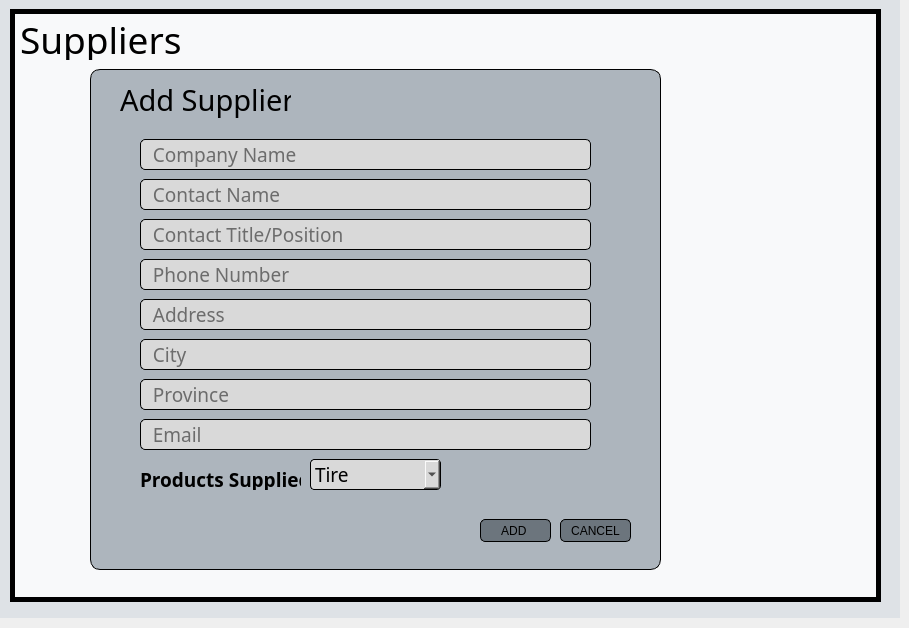
     <widget class="QWidget" name="supplierAddStackedWidget">
      <widget class="QWidget" name="widget_13" native="true">
       <property name="geometry">
        <rect>
         <x>0</x>
         <y>-1</y>
         <width>900</width>
         <height>619</height>
        </rect>
       </property>
       <property name="styleSheet">
        <string notr="true">background-color: rgb(222, 226, 230);</string>
       </property>
       <widget class="QWidget" name="widget_24" native="true">
        <property name="geometry">
         <rect>
          <x>10</x>
          <y>10</y>
          <width>871</width>
          <height>593</height>
         </rect>
        </property>
        <property name="styleSheet">
         <string notr="true">background-color: rgb(248, 249, 250);
border:5px solid  ;</string>
        </property>
        <widget class="QLabel" name="dashboardLabel_10">
         <property name="geometry">
          <rect>
           <x>10</x>
           <y>10</y>
           <width>181</width>
           <height>41</height>
          </rect>
         </property>
         <property name="font">
          <font>
           <family>Segoe UI Light</family>
           <pointsize>28</pointsize>
          </font>
         </property>
         <property name="styleSheet">
          <string notr="true">border:none;</string>
         </property>
         <property name="text">
          <string>Suppliers</string>
         </property>
        </widget>
        <widget class="QWidget" name="widget_25" native="true">
         <property name="geometry">
          <rect>
           <x>80</x>
           <y>60</y>
           <width>571</width>
           <height>501</height>
          </rect>
         </property>
         <property name="styleSheet">
          <string notr="true">QWidget{
background-color: rgb(173, 181, 189);
border-radius: 10px;
border: 1px solid black;
}</string>
         </property>
         <widget class="QLabel" name="dashboardLabel_11">
          <property name="geometry">
           <rect>
            <x>30</x>
            <y>10</y>
            <width>171</width>
            <height>41</height>
           </rect>
          </property>
          <property name="font">
           <font>
            <family>Segoe UI Light</family>
            <pointsize>22</pointsize>
            <weight>50</weight>
            <bold>false</bold>
           </font>
          </property>
          <property name="styleSheet">
           <string notr="true">border:none</string>
          </property>
          <property name="text">
           <string>Add Supplier</string>
          </property>
         </widget>
         <widget class="QFrame" name="frame_9">
          <property name="geometry">
           <rect>
            <x>40</x>
            <y>60</y>
            <width>471</width>
            <height>371</height>
           </rect>
          </property>
          <property name="styleSheet">
           <string notr="true">QFrame{
border:none
}
QLineEdit{
background:rgb(217, 217, 217);
border-radius: 5px;
}</string>
          </property>
          <property name="frameShape">
           <enum>QFrame::StyledPanel</enum>
          </property>
          <property name="frameShadow">
           <enum>QFrame::Raised</enum>
          </property>
          <widget class="QLineEdit" name="companyName">
           <property name="geometry">
            <rect>
             <x>10</x>
             <y>10</y>
             <width>451</width>
             <height>31</height>
            </rect>
           </property>
           <property name="font">
            <font>
             <family>Segoe UI Light</family>
             <pointsize>14</pointsize>
            </font>
           </property>
           <property name="placeholderText">
            <string>  Company Name</string>
           </property>
          </widget>
          <widget class="QLineEdit" name="contactName">
           <property name="geometry">
            <rect>
             <x>10</x>
             <y>50</y>
             <width>451</width>
             <height>31</height>
            </rect>
           </property>
           <property name="font">
            <font>
             <family>Segoe UI Light</family>
             <pointsize>14</pointsize>
            </font>
           </property>
           <property name="text">
            <string/>
           </property>
           <property name="placeholderText">
            <string>  Contact Name</string>
           </property>
          </widget>
          <widget class="QLineEdit" name="title">
           <property name="geometry">
            <rect>
             <x>10</x>
             <y>90</y>
             <width>451</width>
             <height>31</height>
            </rect>
           </property>
           <property name="font">
            <font>
             <family>Segoe UI Light</family>
             <pointsize>14</pointsize>
            </font>
           </property>
           <property name="text">
            <string/>
           </property>
           <property name="placeholderText">
            <string>  Contact Title/Position</string>
           </property>
          </widget>
          <widget class="QLineEdit" name="phone">
           <property name="geometry">
            <rect>
             <x>10</x>
             <y>130</y>
             <width>451</width>
             <height>31</height>
            </rect>
           </property>
           <property name="font">
            <font>
             <family>Segoe UI Light</family>
             <pointsize>14</pointsize>
            </font>
           </property>
           <property name="text">
            <string/>
           </property>
           <property name="placeholderText">
            <string>  Phone Number</string>
           </property>
          </widget>
          <widget class="QComboBox" name="product">
           <property name="geometry">
            <rect>
             <x>180</x>
             <y>330</y>
             <width>131</width>
             <height>31</height>
            </rect>
           </property>
           <property name="font">
            <font>
             <family>Segoe UI Light</family>
             <pointsize>14</pointsize>
            </font>
           </property>
           <property name="styleSheet">
            <string notr="true">QComboBox{
border-radius: 4px;
	background-color: rgb(217, 217, 217);
}</string>
           </property>
           <property name="currentText">
            <string>Tire</string>
           </property>
           <property name="iconSize">
            <size>
             <width>16</width>
             <height>16</height>
            </size>
           </property>
           <item>
            <property name="text">
             <string>Tire</string>
            </property>
           </item>
           <item>
            <property name="text">
             <string>Battery</string>
            </property>
           </item>
           <item>
            <property name="text">
             <string>Oil</string>
            </property>
           </item>
          </widget>
          <widget class="QLabel" name="label_3">
           <property name="geometry">
            <rect>
             <x>10</x>
             <y>340</y>
             <width>161</width>
             <height>21</height>
            </rect>
           </property>
           <property name="font">
            <font>
             <family>Segoe UI Semibold</family>
             <pointsize>14</pointsize>
             <weight>75</weight>
             <bold>true</bold>
            </font>
           </property>
           <property name="text">
            <string>Products Supplied:</string>
           </property>
          </widget>
          <widget class="QLineEdit" name="address">
           <property name="geometry">
            <rect>
             <x>10</x>
             <y>170</y>
             <width>451</width>
             <height>31</height>
            </rect>
           </property>
           <property name="font">
            <font>
             <family>Segoe UI Light</family>
             <pointsize>14</pointsize>
            </font>
           </property>
           <property name="text">
            <string/>
           </property>
           <property name="placeholderText">
            <string>  Address</string>
           </property>
          </widget>
          <widget class="QLineEdit" name="city">
           <property name="geometry">
            <rect>
             <x>10</x>
             <y>210</y>
             <width>451</width>
             <height>31</height>
            </rect>
           </property>
           <property name="font">
            <font>
             <family>Segoe UI Light</family>
             <pointsize>14</pointsize>
            </font>
           </property>
           <property name="text">
            <string/>
           </property>
           <property name="placeholderText">
            <string>  City</string>
           </property>
          </widget>
          <widget class="QLineEdit" name="province">
           <property name="geometry">
            <rect>
             <x>10</x>
             <y>250</y>
             <width>451</width>
             <height>31</height>
            </rect>
           </property>
           <property name="font">
            <font>
             <family>Segoe UI Light</family>
             <pointsize>14</pointsize>
            </font>
           </property>
           <property name="text">
            <string/>
           </property>
           <property name="placeholderText">
            <string>  Province</string>
           </property>
          </widget>
          <widget class="QLineEdit" name="email">
           <property name="geometry">
            <rect>
             <x>10</x>
             <y>290</y>
             <width>451</width>
             <height>31</height>
            </rect>
           </property>
           <property name="font">
            <font>
             <family>Segoe UI Light</family>
             <pointsize>14</pointsize>
            </font>
           </property>
           <property name="text">
            <string/>
           </property>
           <property name="placeholderText">
            <string>  Email</string>
           </property>
          </widget>
         </widget>
         <widget class="QPushButton" name="cancelSupplierButton">
          <property name="geometry">
           <rect>
            <x>470</x>
            <y>450</y>
            <width>71</width>
            <height>23</height>
           </rect>
          </property>
          <property name="cursor">
           <cursorShape>PointingHandCursor</cursorShape>
          </property>
          <property name="styleSheet">
           <string notr="true">QPushButton{
border:1px solid black;
border-radius: 5px;
background-color:rgb(108, 117, 125);
}
QPushButton:hover{
background-color:rgb(173, 181, 189);
}
QPushButton:pressed{
background-color:rgb(222, 226, 230);
}</string>
          </property>
          <property name="text">
           <string>CANCEL</string>
          </property>
         </widget>
         <widget class="QPushButton" name="addSupplierButton">
          <property name="geometry">
           <rect>
            <x>390</x>
            <y>450</y>
            <width>71</width>
            <height>23</height>
           </rect>
          </property>
          <property name="cursor">
           <cursorShape>PointingHandCursor</cursorShape>
          </property>
          <property name="styleSheet">
           <string notr="true">QPushButton{
border:1px solid black;
border-radius: 5px;
background-color:rgb(108, 117, 125);
}
QPushButton:hover{
background-color:rgb(173, 181, 189);
}
QPushButton:pressed{
background-color:rgb(222, 226, 230);
}</string>
          </property>
          <property name="text">
           <string>ADD </string>
          </property>
         </widget>
        </widget>
       </widget>
      </widget>
     </widget>
